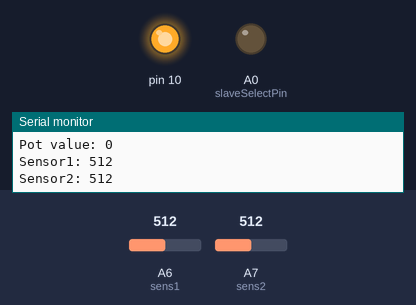
This sketch was run on a simulated Arduino Nano, built with avr-gcc and run on an emulated ATmega328P. On the bench: output pins drawn as LEDs (lit = HIGH), the last lines printed to the serial monitor. The test bench sets the inputs (shaded band); at power-on: A6 (sens1) = 512, A7 (sens2) = 512.

Above: at 0.1 s.
At 3.3 s:
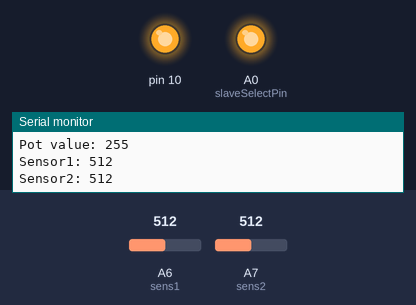
3.4 s: A6 (sens1) set to 988
4.9 s: A6 (sens1) set to 1014
Timing chart, 0 to 7.9 s (numbered marks = the images above; inputs shaded):
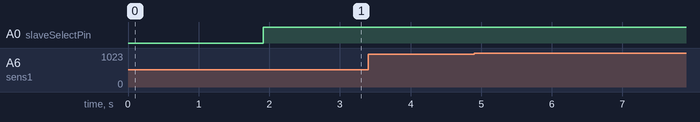

The sketch:

DigitalPotControl.ino
```cpp
/*
  Digital Pot Control

 The circuit:
  * CS - to digital pin 10  (SS pin)
  * SDI - to digital pin 11 (MOSI pin)
  * CLK - to digital pin 13 (SCK pin)

*/


// inslude the SPI library:
#include <SPI.h>


// set pin 10 as the slave select for the digital pot:
const int slaveSelectPin = A0;
const int sens1 = A6;
const int sens2 = A7;
const byte pot1Addr = B00010001;
const byte pot2Addr = B00010010;

int counter = 0;
int level = 0;

void setup() {
  // set the slaveSelectPin as an output:
  Serial.begin(9600);
  pinMode(slaveSelectPin, OUTPUT);
  // initialize SPI:
  SPI.begin();
}

void loop() {
  counter++;
  // go through the two channels of the digital pot:
  if (counter % 20 == 0) {
    if (level == 255) {
      level = 0;
    } else {
      level = 255;
    }
    digitalPotWrite(pot1Addr, level);
    digitalPotWrite(pot2Addr, level);
  }
  Serial.print("Pot value: ");
  Serial.println(level);
  Serial.print("Sensor1: ");
  Serial.println(analogRead(sens1));
  Serial.print("Sensor2: ");
  Serial.println(analogRead(sens2));
  delay(100);
}

void digitalPotWrite(byte address, int value) {
  // take the SS pin low to select the chip:
  digitalWrite(slaveSelectPin, LOW);
  //  send in the address and value via SPI:
  SPI.transfer(address);
  SPI.transfer(value);
  // take the SS pin high to de-select the chip:
  digitalWrite(slaveSelectPin, HIGH);
}
```
